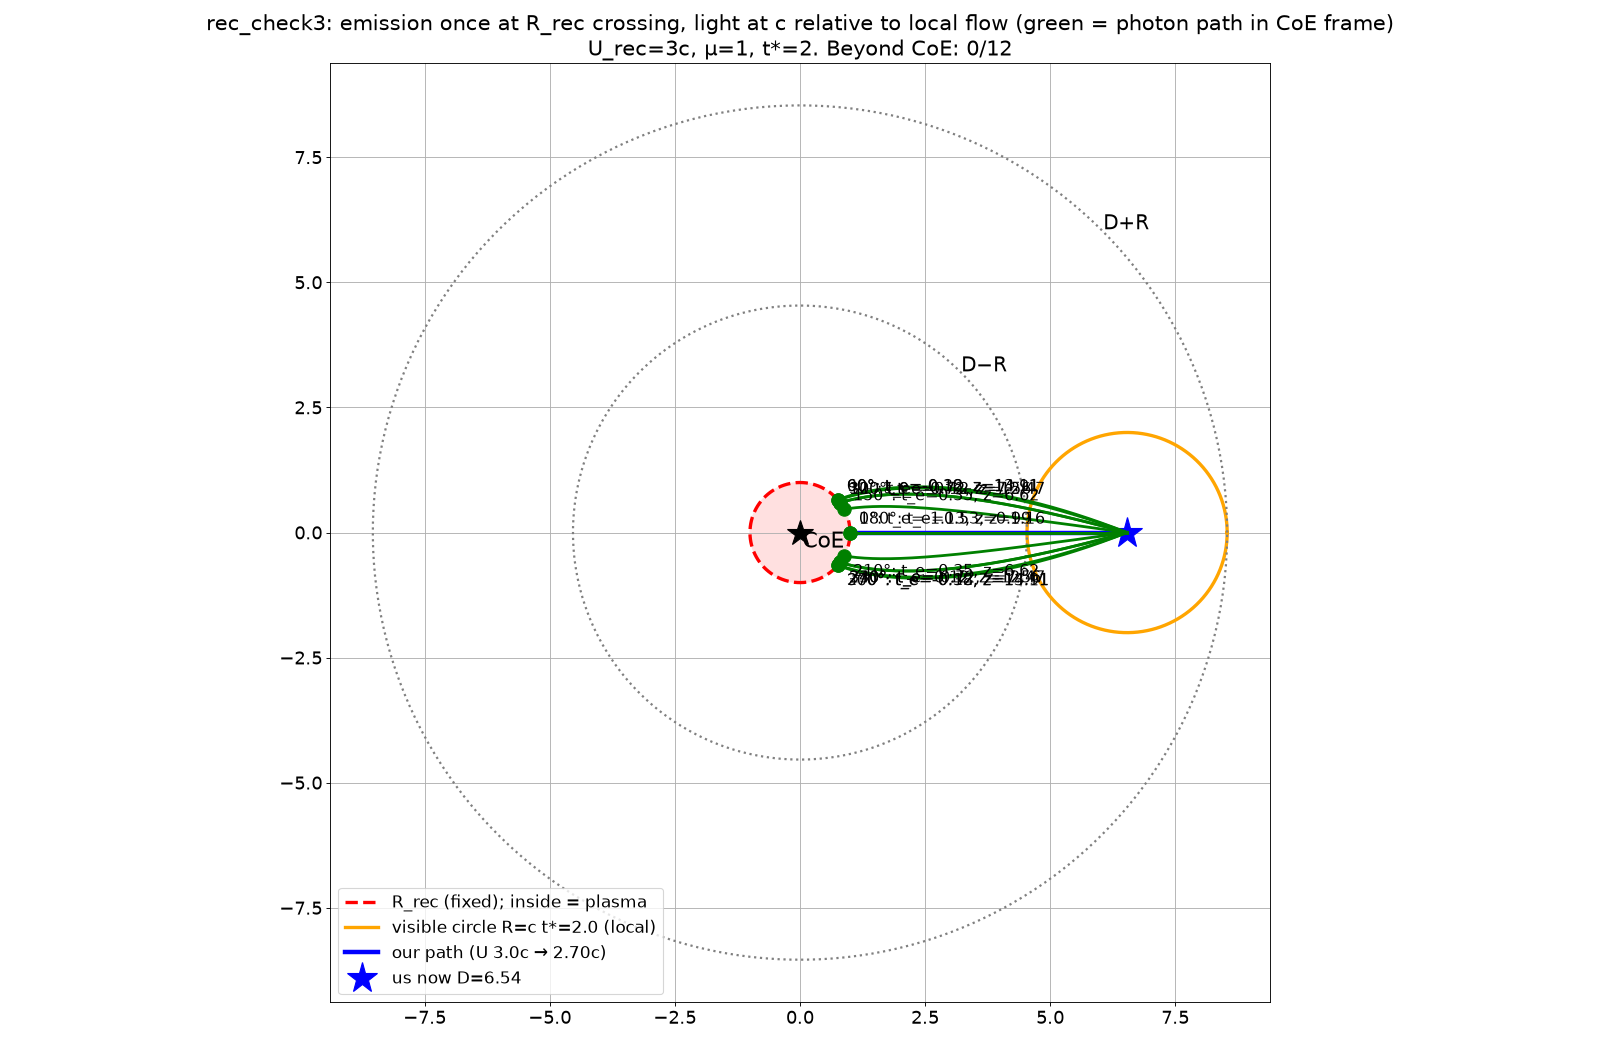

Python code for this plot:
"""rec_check3: Chris's fixed-R_rec construction with light at c RELATIVE TO LOCAL MATTER (c=1, lengths in R_rec, CoE fixed at origin).
Flow: every element obeys dr/ds=U, dU/ds=-mu/r^2 after crossing R_rec (U=U_rec there) -> steady radial flow u(r)=sqrt(U_rec^2-2mu(1/R_rec-1/r)).
Photon in moving medium (Galilean ray optics, Hamiltonian H=c|k|+k.u): dx/dt=c k/|k|+u, dk/dt=-grad(k.u). Speed c relative to local matter.
Steady flow -> H conserved; local frequency nu'=c|k| -> expansion redshift 1+z_exp=|k_e|/|k_o| (from flow stretching only).
Motion part: peculiar velocities set to 0 (all matter on the flow) -> 1+z_mot=1. Gravity: weak-field exp(mu/r_e... ) see below.
Emission event: backward ray from us first reaches r=R_rec (element crossing there emits once, 3000 K)."""
import numpy as np, json
from scipy.integrate import solve_ivp
import matplotlib;matplotlib.use('Agg');import matplotlib.pyplot as plt
Rrec,Urec,mu,ts=1.0,3.0,1.0,2.0
u=lambda r: np.sqrt(Urec**2-2*mu*(1/Rrec-1/r)); du=lambda r: -mu/(r*r*u(r))
our=solve_ivp(lambda s,y:[y[1],-mu/y[0]**2],(0,ts),[Rrec,Urec],rtol=1e-12,atol=1e-12); D=our.y[0,-1]; Uo=our.y[1,-1]
def rhs(t,y):
    x=y[:2];k=y[2:];r=np.hypot(*x);kx=k@x/r;U=u(r)
    return np.r_[k/np.linalg.norm(k)+U*x/r, -(du(r)*kx*x/r+U*(k/r-kx*x/r**2))]
hit=lambda t,y: np.hypot(*y[:2])-Rrec; hit.terminal=True
rows=[];paths=[]
for th in np.arange(0,360,30.):
    n=np.array([np.cos(np.radians(th)),np.sin(np.radians(th))])
    s=solve_ivp(rhs,(ts,ts-60),np.r_[D,0,-n],events=hit,rtol=1e-10,atol=1e-12,max_step=0.01)
    if not s.t_events[0].size: rows.append(dict(theta=th,hit=False));continue
    te=s.t_events[0][0];E=s.y_events[0][0];ke=np.linalg.norm(E[2:])
    zexp=ke-1; zgr=np.exp(mu/Rrec-mu/D)-1          # weak-field potential climb Rrec->D (Schwarzschild sqrt invalid: 2mu/Rrec=2)
    ex=s.y[0];ey=s.y[1];L=np.sum(np.hypot(np.diff(ex),np.diff(ey)))
    rows.append(dict(theta=th,hit=True,t_e=te,dt=ts-te,local_path=ts-te,CoE_frame_path=L,emit_xy=E[:2].tolist(),emit_angle_CoE=float(np.degrees(np.arctan2(E[1],E[0]))%360),
        beyond_CoE=bool(E[0]<0),z_exp=zexp,z_mot=0.0,z_grav=zgr,z_tot=(1+zexp)*(1+zgr)-1,T_obs=3000/((1+zexp)*(1+zgr))))
    paths.append((th,ex,ey))
fig,ax=plt.subplots(figsize=(20,13));ax.set_aspect('equal');c_=np.linspace(0,2*np.pi,400)
ax.add_patch(plt.Circle((0,0),Rrec,color='#ffe0e0'));ax.plot(np.cos(c_),np.sin(c_),'r--',lw=3,label='R_rec (fixed); inside = plasma')
R=ts;ax.plot(D+R*np.cos(c_),R*np.sin(c_),c='orange',lw=3,label=f'visible circle R=c t*={R} (local)')
for rr,l in ((D-R,'D−R'),(D+R,'D+R')): ax.plot(rr*np.cos(c_),rr*np.sin(c_),':',c='gray',lw=2);ax.text(rr*.71,rr*.71,l,fontsize=18)
ax.plot([Rrec,D],[0,0],'b-',lw=4,label=f'our path (U {Urec}c → {Uo:.2f}c)');ax.plot(D,0,'b*',ms=28,label=f'us now D={D:.2f}')
for (th,ex,ey),q in zip(paths,[q for q in rows if q['hit']]):
    ax.plot(ex,ey,'g-',lw=2.5);ax.plot(ex[-1],ey[-1],'go',ms=12)
    ax.annotate(f"{th:.0f}°: t_e={q['t_e']:.2f}, z={q['z_tot']:.2f}",(ex[-1],ey[-1]),fontsize=14,xytext=(8,8 if ey[-1]>=0 else -18),textcoords='offset points')
ax.plot(0,0,'k*',ms=24);ax.text(.05,-.3,'CoE',fontsize=20)
nb=sum(q.get('beyond_CoE',False) for q in rows)
ax.set_title(f'rec_check3: emission once at R_rec crossing, light at c relative to local flow (green = photon path in CoE frame)\nU_rec=3c, μ=1, t*=2. Beyond CoE: {nb}/12',fontsize=19)
ax.tick_params(labelsize=16);ax.grid();ax.legend(fontsize=15,loc='lower left');fig.tight_layout();fig.savefig('rec_check3.png',dpi=80)
json.dump(dict(D=D,U_now=Uo,rows=rows),open('rec_check3.json','w'),indent=1,default=float)
print(D,Uo)
for q in rows: print({k:(round(v,3) if isinstance(v,float) else v) for k,v in q.items() if k!='emit_xy'})
